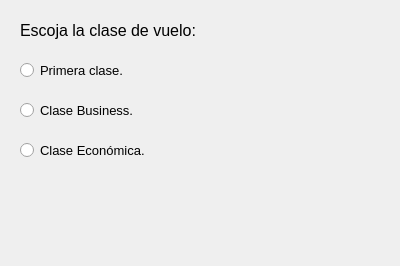
<?xml version="1.0" encoding="UTF-8"?>
<ui version="4.0">
 <class>ventana_vuelo</class>
 <widget class="QDialog" name="ventana_vuelo">
  <property name="geometry">
   <rect>
    <x>0</x>
    <y>0</y>
    <width>400</width>
    <height>266</height>
   </rect>
  </property>
  <property name="windowTitle">
   <string>Vuelo</string>
  </property>
  <widget class="QLabel" name="lbl_escoger">
   <property name="geometry">
    <rect>
     <x>20</x>
     <y>20</y>
     <width>241</width>
     <height>21</height>
    </rect>
   </property>
   <property name="font">
    <font>
     <pointsize>12</pointsize>
    </font>
   </property>
   <property name="text">
    <string>Escoja la clase de vuelo:</string>
   </property>
  </widget>
  <widget class="QRadioButton" name="rad_first">
   <property name="geometry">
    <rect>
     <x>20</x>
     <y>60</y>
     <width>181</width>
     <height>21</height>
    </rect>
   </property>
   <property name="font">
    <font>
     <pointsize>10</pointsize>
    </font>
   </property>
   <property name="text">
    <string>Primera clase.</string>
   </property>
  </widget>
  <widget class="QRadioButton" name="rad_business">
   <property name="geometry">
    <rect>
     <x>20</x>
     <y>100</y>
     <width>181</width>
     <height>21</height>
    </rect>
   </property>
   <property name="font">
    <font>
     <pointsize>10</pointsize>
    </font>
   </property>
   <property name="text">
    <string>Clase Business.</string>
   </property>
  </widget>
  <widget class="QRadioButton" name="rad_economic">
   <property name="geometry">
    <rect>
     <x>20</x>
     <y>140</y>
     <width>181</width>
     <height>21</height>
    </rect>
   </property>
   <property name="font">
    <font>
     <pointsize>10</pointsize>
    </font>
   </property>
   <property name="text">
    <string>Clase Económica.</string>
   </property>
  </widget>
  <widget class="QLabel" name="lbl_motrar_seleccion">
   <property name="geometry">
    <rect>
     <x>50</x>
     <y>210</y>
     <width>301</width>
     <height>31</height>
    </rect>
   </property>
   <property name="text">
    <string/>
   </property>
  </widget>
 </widget>
 <resources/>
 <connections/>
</ui>
